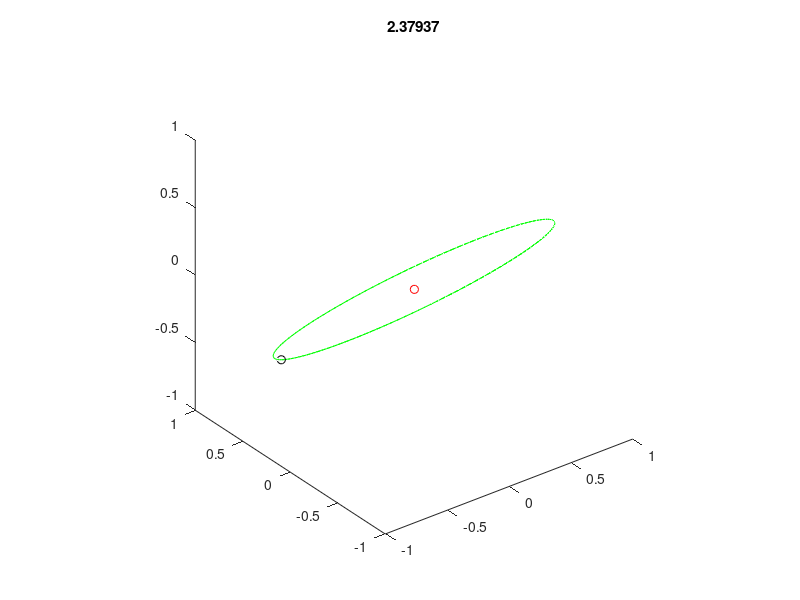

MATLAB code to generate this figure:
clear;

h=0.05;       % timestep of 0.05 time-units
pos=[1 0 0 ];    % initial position
vel=[0 1/(sqrt(2)) -1/(sqrt(2))];  % initial velocity

steps=300;              % number of steps
skip=ceil(steps/100);   % plot only 100 frames

theta=linspace(0,2*pi,100);   % equally spaced points
xc=cos(theta);
yc=sin(theta);

for i=1:steps
  x(i)=pos(1);
  y(i)=pos(2);
  z(i)= pos(3);
  time=(i-1)*h/(2*pi);

  if rem(i,skip)==0
    plot3(x,y,z,'g-',pos(1),pos(2),pos(3),'ko',0,0,0,'ro')
    title(time)
    axis equal;
    pause(0);
  end

  r=norm(pos);
  v = norm(vel);
  k = 0.002;
 
  % Euler-Richardson Method

  acc=(-1 + k*v^2)/r^2 * pos/r;
  vmid = vel + 0.5*acc*h;
  xmid = pos + 0.5*vel*h;
  v2 = norm(vmid);
  r2 = norm(xmid);
  amid = (-1 + k*v2^2)/r2^2 * xmid/r2;
  vel = vel + amid*h;
  pos = pos + vmid*h;
end

disp(pos)
